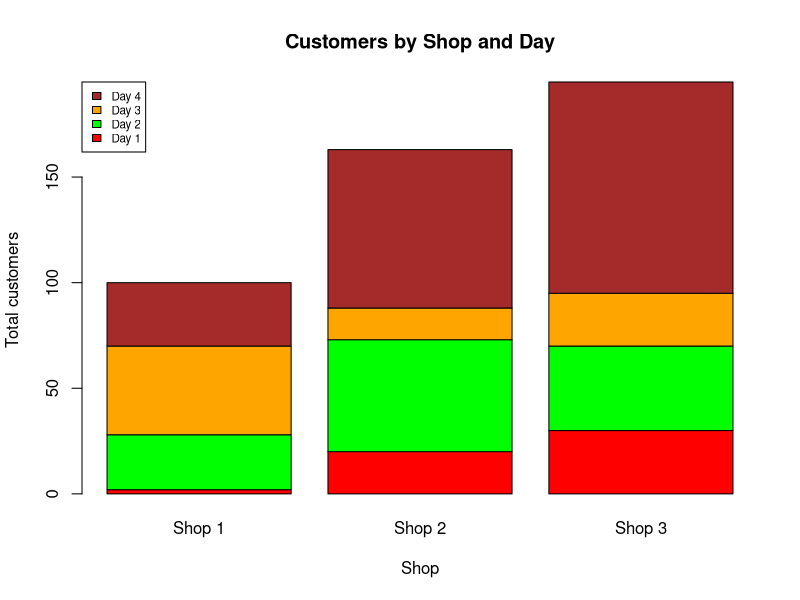
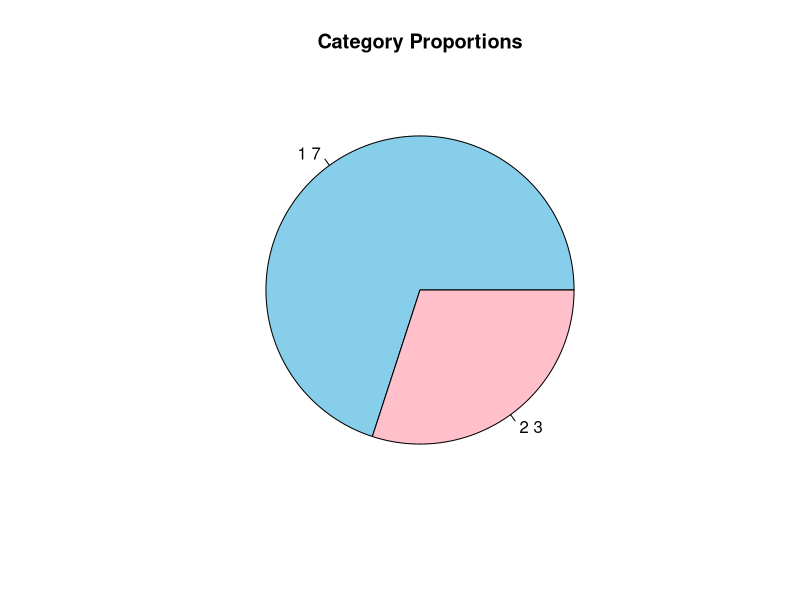
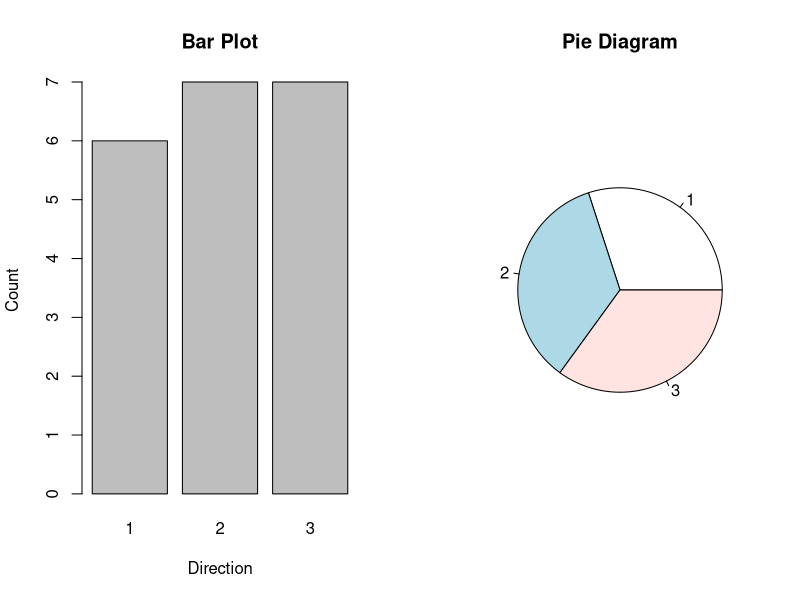
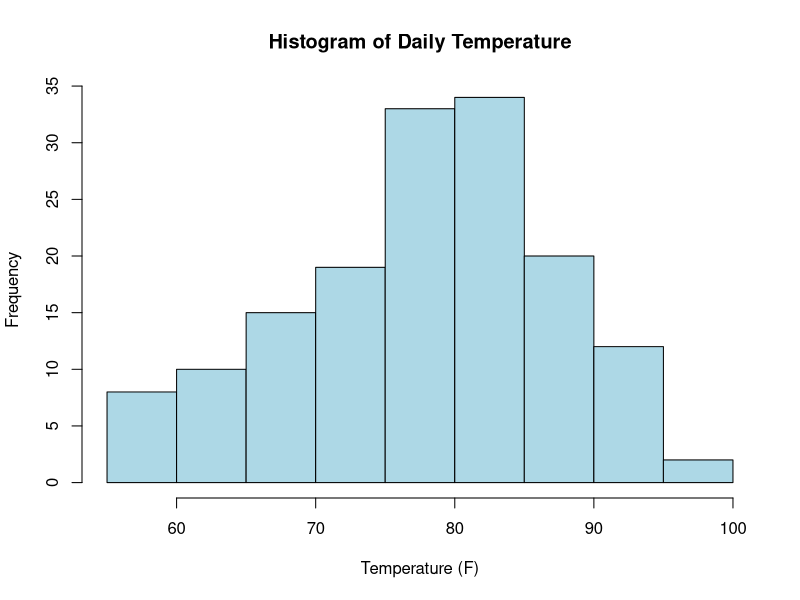
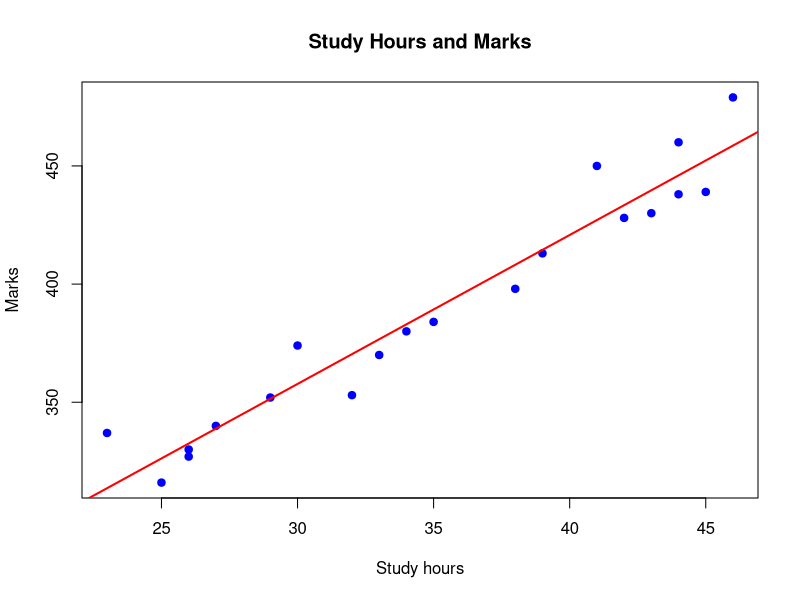
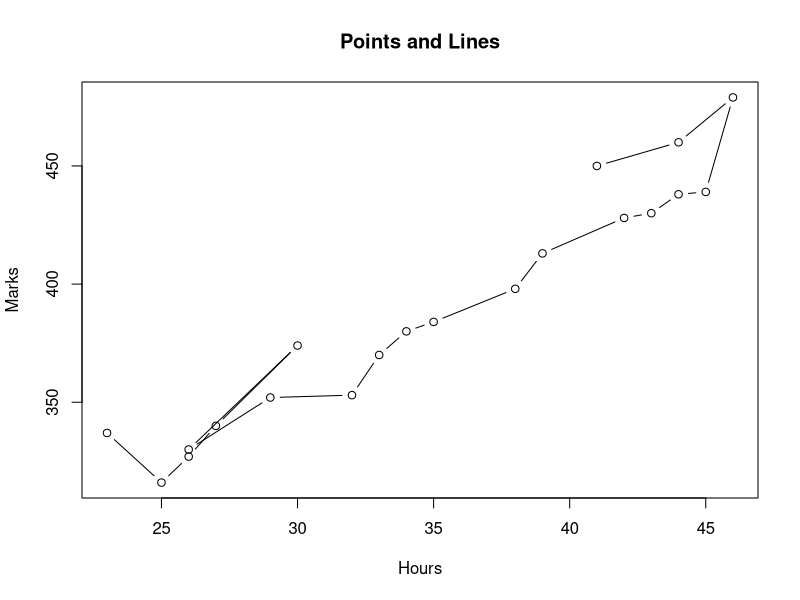
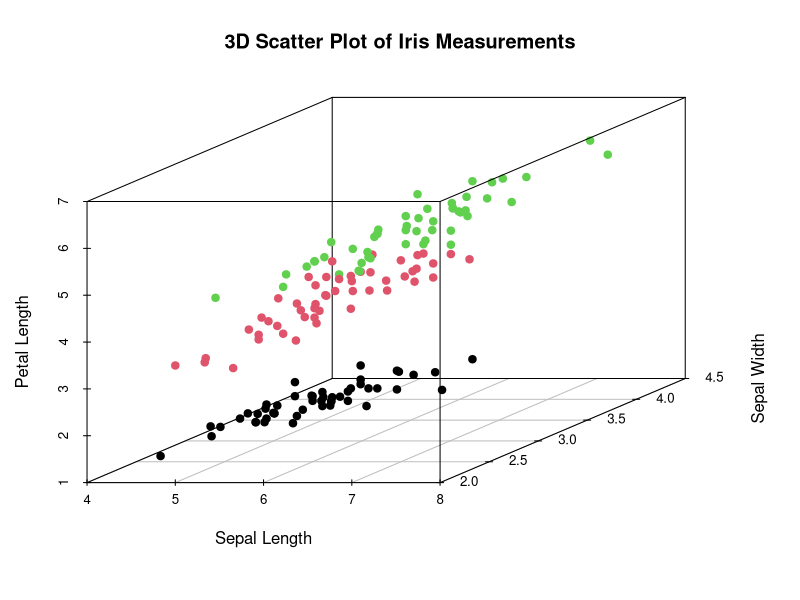

Reproduce these figures in R, in order.
# Sahil Khilari - 23102B0077 - Week 12 - R Programming

# Week 12 — Graphics and R Programming Examples

# 1. Component / subdivided bar plot

customers <- matrix(
  c(2, 20, 30,
    26, 53, 40,
    42, 15, 25,
    30, 75, 100),
  nrow = 4, byrow = TRUE
)
colnames(customers) <- c("Shop 1", "Shop 2", "Shop 3")
rownames(customers) <- c("Day 1", "Day 2", "Day 3", "Day 4")
customers

# Matrix columns become stacked bars in base R.
barplot(customers, main = "Customers by Shop and Day",
        xlab = "Shop", ylab = "Total customers",
        col = c("red", "green", "orange", "brown"),
        legend.text = rownames(customers), args.legend = list(x = "topleft", cex = 0.7))

# 2. Pie diagram and combined graphics

gender <- c(1, 2, 1, 2, 1, 1, 1, 2, 1, 1)
gender_counts <- table(gender)
pie(gender_counts, labels = paste(names(gender_counts), gender_counts),
    col = c("skyblue", "pink"), main = "Category Proportions")

direction <- c(1,1,2,1,2,3,2,2,3,3,3,1,2,3,2,2,3,1,1,3)
par(mfrow = c(1, 2))
barplot(table(direction), main = "Bar Plot", xlab = "Direction", ylab = "Count")
pie(table(direction), main = "Pie Diagram")
par(mfrow = c(1, 1))

# 3. Histogram for continuous data

data(airquality)
hist(airquality$Temp,
     main = "Histogram of Daily Temperature",
     xlab = "Temperature (F)",
     ylab = "Frequency",
     col = "lightblue",
     breaks = 10)

# Histogram represents the distribution of continuous measurements.
summary(airquality$Temp)

# 4. Bivariate scatter plots and relationship types

marks <- c(337,316,327,340,374,330,352,353,370,380,
           384,398,413,428,430,438,439,479,460,450)
hours <- c(23,25,26,27,30,26,29,32,33,34,
           35,38,39,42,43,44,45,46,44,41)

plot(hours, marks, main = "Study Hours and Marks",
     xlab = "Study hours", ylab = "Marks",
     pch = 19, col = "blue")
abline(lm(marks ~ hours), col = "red", lwd = 2)

# Scatter plot types described in the notes: p, l, b, c, o, s, h
plot(hours, marks, type = "b", main = "Points and Lines",
     xlab = "Hours", ylab = "Marks")
cor(hours, marks)

# 5. Three-dimensional scatter plot (base R)

# Use a 3D scatter plot via the built-in graphics package 'scatterplot3d'.
# Install it if necessary; package installation requires internet access.
if (!requireNamespace("scatterplot3d", quietly = TRUE)) {
  install.packages("scatterplot3d", repos = "https://cloud.r-project.org")
}
if (requireNamespace("scatterplot3d", quietly = TRUE)) {
  scatterplot3d::scatterplot3d(iris$Sepal.Length, iris$Sepal.Width, iris$Petal.Length,
       color = as.numeric(iris$Species),
       pch = 19, main = "3D Scatter Plot of Iris Measurements",
       xlab = "Sepal Length", ylab = "Sepal Width", zlab = "Petal Length")
}

# 6. Write functions and use loops / vectorization

# Example function: calculate two ratios from input vectors.
example1 <- function(x, y) {
  if (!is.numeric(x) || !is.numeric(y)) stop("x and y must be numeric.")
  if (length(x) == 0 || length(y) == 0) stop("Inputs cannot be empty.")
  if (sum(y^2) == 0) stop("sum(y^2) must not be zero.")
  g <- sum(x^2) / sum(y^2)
  h <- sum(x) / sum(y)
  c(g = g, h = h)
}
x <- c(10, 20, 30)
y <- c(1, 2, 3)
example1(x, y)

# Example: compare a loop with a vectorized expression.
values <- 1:10
squared_loop <- numeric(length(values))
for (i in seq_along(values)) {
  squared_loop[i] <- values[i]^2
}
squared_vectorized <- values^2
data.frame(value = values, loop_square = squared_loop,
           vectorized_square = squared_vectorized)

# Vectorization is generally concise and often faster than explicit loops.
